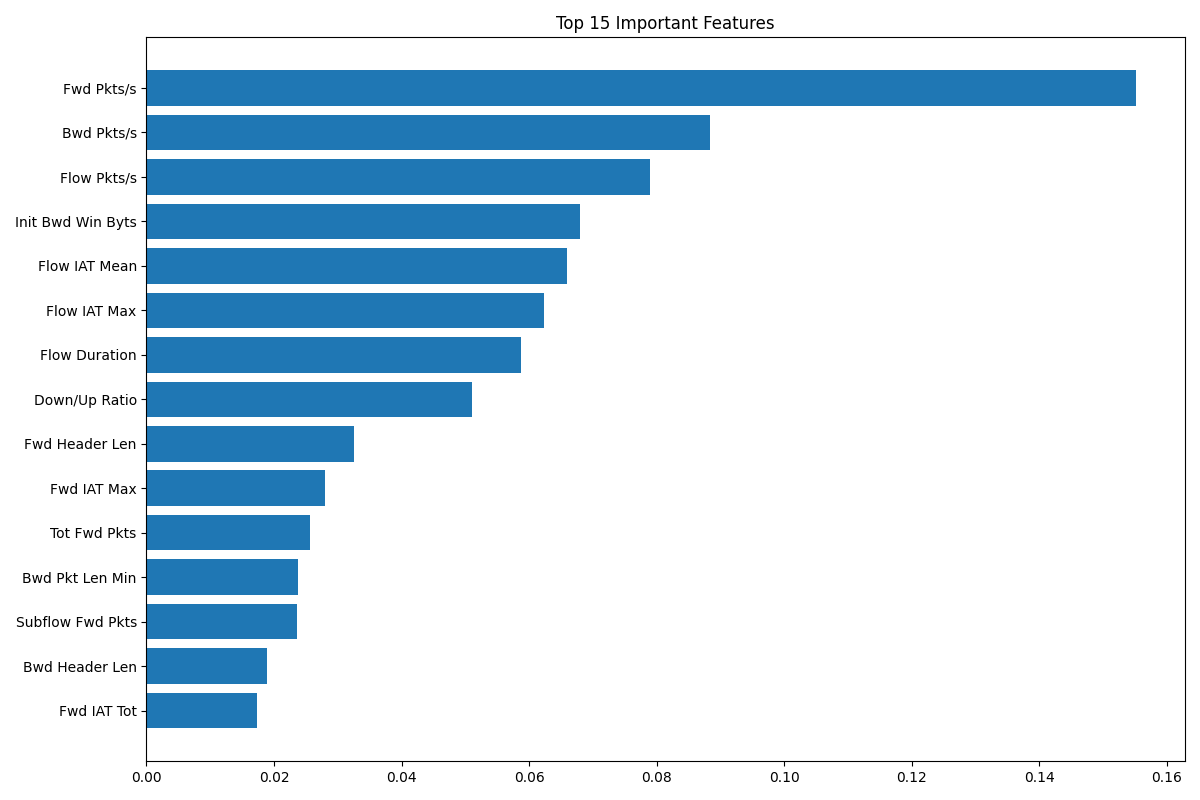

Python code for this plot:
import joblib
import pandas as pd
import matplotlib.pyplot as plt
from pathlib import Path

BASE_DIR = Path(__file__).resolve().parent.parent

# Load model
model = joblib.load(BASE_DIR / "model" / "model.pkl")

# Load dataset
df = pd.read_csv(BASE_DIR / "dataset" / "MSCAD.csv")

# Clean column names
df.columns = df.columns.str.replace("'", "", regex=False).str.strip()

X = df.drop("Label", axis=1)

# Get feature importance
importance = model.feature_importances_

feature_importance = pd.DataFrame({
    "Feature": X.columns,
    "Importance": importance
})

feature_importance = feature_importance.sort_values(
    by="Importance",
    ascending=False
)

print(feature_importance.head(20))

plt.figure(figsize=(12,8))
plt.barh(
    feature_importance["Feature"][:15],
    feature_importance["Importance"][:15]
)

plt.gca().invert_yaxis()
plt.title("Top 15 Important Features")
plt.tight_layout()

plt.savefig(BASE_DIR / "model" / "feature_importance.png")

plt.show()
